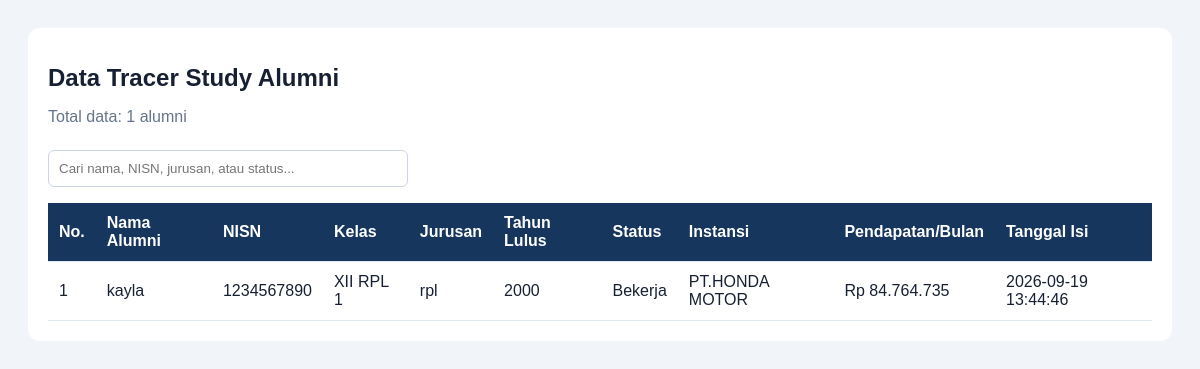
The app's page /admin/tracer_study.php (signed in) with its own data.
### tables this page shows
CREATE TABLE IF NOT EXISTS `tracer_study` (
  `id` int NOT NULL AUTO_INCREMENT,
  `siswa_id` int NOT NULL,
  `tahun_lulus` year NOT NULL,
  `status_alumni` enum('Bekerja','Kuliah','Wirausaha','Mencari Kerja','menikah') NOT NULL,
  `nama_instansi` varchar(150) DEFAULT NULL,
  `pendapatan_bulanan` int DEFAULT NULL,
  `created_at` timestamp NULL DEFAULT CURRENT_TIMESTAMP,
  `updated_at` timestamp NULL DEFAULT CURRENT_TIMESTAMP ON UPDATE CURRENT_TIMESTAMP,
  PRIMARY KEY (`id`),
  UNIQUE KEY `siswa_id` (`siswa_id`)
);

CREATE TABLE IF NOT EXISTS `siswa` (
  `id` int NOT NULL AUTO_INCREMENT,
  `nisn` varchar(10) NOT NULL,
  `nama_siswa` varchar(150) NOT NULL,
  `kelas` varchar(20) NOT NULL,
  `jurusan` varchar(50) NOT NULL,
  `status_alumni` tinyint(1) DEFAULT '0',
  `created_at` timestamp NULL DEFAULT CURRENT_TIMESTAMP,
  `updated_at` timestamp NULL DEFAULT CURRENT_TIMESTAMP ON UPDATE CURRENT_TIMESTAMP,
  PRIMARY KEY (`id`),
  UNIQUE KEY `nisn` (`nisn`)
);

### admin/tracer_study.php (the view, shortened to what this page needs)
<?php
require_once __DIR__ . '/../backend/connection.php';
mysqli_set_charset($koneksi, 'utf8mb4');
$sql = "
    SELECT
        ts.id,
        s.nisn,
        s.nama_siswa,
        s.kelas,
        s.jurusan,
        ts.tahun_lulus,
        ts.status_alumni,
        ts.nama_instansi,
        ts.pendapatan_bulanan,
        ts.created_at
    FROM tracer_study ts
    INNER JOIN siswa s ON s.id = ts.siswa_id
    ORDER BY ts.created_at DESC, ts.id DESC
";
$result = mysqli_query($koneksi, $sql);
function e($value) {
    return htmlspecialchars((string)($value ?? ''), ENT_QUOTES, 'UTF-8');
}
?>
<!DOCTYPE html>
<html lang="id">
<head>
</head>
<body>
<div class="wrap">
    <h1>Data Tracer Study Alumni</h1>
    <p class="count">
        Total data: <?= mysqli_num_rows($result) ?> alumni
    </p>
    <input id="cari" type="search"
           placeholder="Cari nama, NISN, jurusan, atau status...">
    <table id="tabel">
        <thead>
        <tr>
            <th>No.</th>
            <th>Nama Alumni</th>
            <th>NISN</th>
            <th>Kelas</th>
            <th>Jurusan</th>
            <th>Tahun Lulus</th>
            <th>Status</th>
            <th>Instansi</th>
            <th>Pendapatan/Bulan</th>
            <th>Tanggal Isi</th>
        </tr>
        </thead>
        <tbody>
        <?php $no = 1; while ($row = mysqli_fetch_assoc($result)): ?>
            <tr>
                <td><?= $no++ ?></td>
                <td><?= e($row['nama_siswa']) ?></td>
                <td><?= e($row['nisn']) ?></td>
                <td><?= e($row['kelas']) ?></td>
                <td><?= e($row['jurusan']) ?></td>
                <td><?= e($row['tahun_lulus']) ?></td>
                <td><?= e($row['status_alumni']) ?></td>
                <td><?= e($row['nama_instansi']) ?: '-' ?></td>
                <td>
                    <?php if ($row['pendapatan_bulanan'] !== null): ?>
                        Rp <?= number_format(
                            (int)$row['pendapatan_bulanan'],
                            0, ',', '.'
                        ) ?>
                    <?php else: ?>
                        -
                    <?php endif; ?>
                </td>
                <td><?= e($row['created_at']) ?></td>
            </tr>
        <?php endwhile; ?>
        </tbody>
    </table>
</div>
</body>
</html>

### admin/tracer_study.php (style rules this page uses)
body { font-family: Arial, sans-serif; background: #f1f5f9; color: #172033; padding: 20px; }
.wrap { background: white; padding: 20px; border-radius: 12px; overflow-x: auto; }
h1 { font-size: 24px; }
input { padding: 10px; margin: 8px 0 16px; width: min(100%, 360px); border: 1px solid #cbd5e1; border-radius: 6px; }
table { border-collapse: collapse; width: 100%; min-width: 950px; }
th, td { padding: 11px; text-align: left; border-bottom: 1px solid #e2e8f0; }
th { background: #17365d; color: white; }
.count { color: #64748b; }

### records on screen
tracer_study: siswa.nama_siswa "kayla", siswa.nisn "1234567890", siswa.kelas "XII RPL 1", siswa.jurusan "rpl", tahun_lulus "2000", status_alumni "Bekerja", nama_instansi "PT.HONDA MOTOR", pendapatan_bulanan "84.764.735", created_at "2026-09-19 13:44:46"

### other values on screen
mysqli_num_rows($result) "1"
